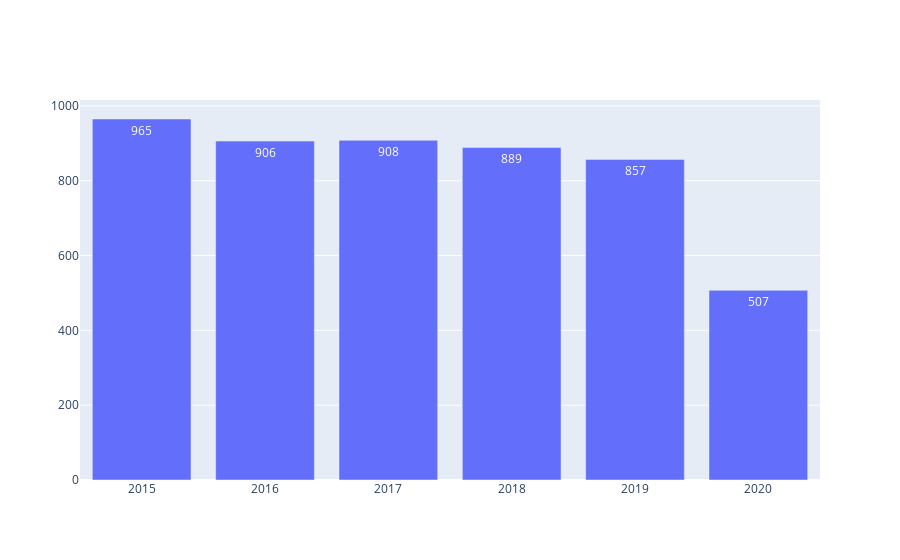

The code cell stored with this chart in its notebook:
### Code cell
"""
Division of shot over the years
x = years
y = killed

"""

import plotly.graph_objects as go

x = shot_per_year['year']
y = shot_per_year['killed_count']

# Use textposition='auto' for direct text
fig = go.Figure(data=[go.Bar(
            x=x, y=y,
            text=y,
            textposition='auto',
            
        )])

fig.show()

### Figure 1 — Plotly figure (JSON) as saved in the notebook; plotly's stock layout.template omitted (floating-point values rounded to 4 significant figures)
{"data": [{"text": [965, 906, 908, 889, 857, 507], "textposition": "auto", "type": "bar", "x": [2015, 2016, 2017, 2018, 2019, 2020], "y": [965, 906, 908, 889, 857, 507]}], "layout": {}}
